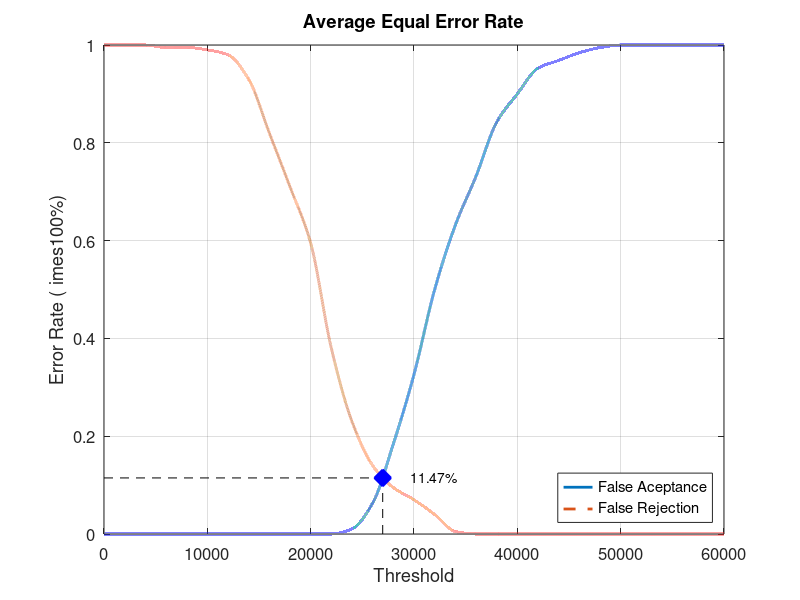
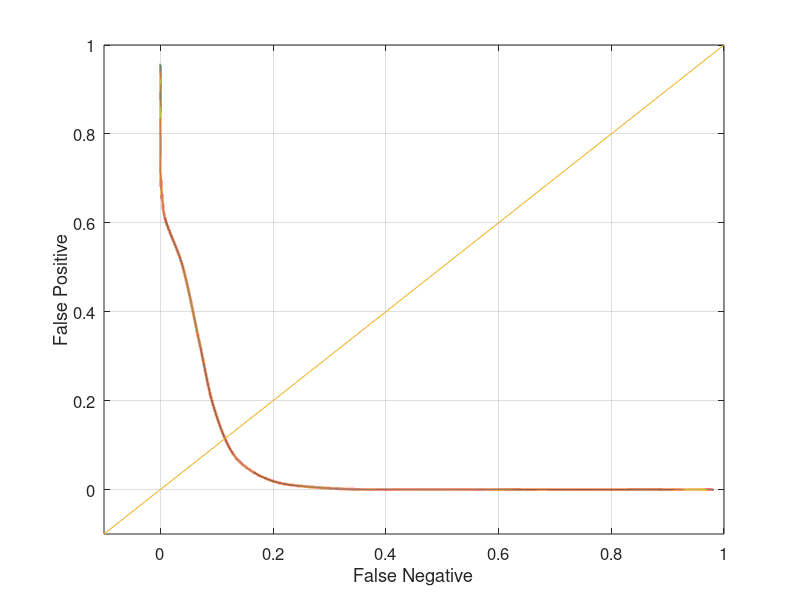

Write the MATLAB code that produced these figures, in order.
close all;
clear;
clc;
x = 0:2000:60000;
xq = 0:0.5:60000;

y0 = [0 0 0 0 0 0 0 0 0 0 0 0 0.0105263 0.0631579 0.184211 0.326316 0.5 0.631579 0.731579 0.842105 0.9 0.952632 0.968421 0.984211 0.994737 1 1 1 1 1 1]
yy0 = interp1(x, y0, xq, 'pchip');
y1 = [1 1 1 0.995 0.995 0.99 0.98 0.93 0.82 0.71 0.595 0.38 0.23 0.14 0.095 0.07 0.04 0.005 0 0 0 0 0 0 0 0 0 0 0 0 0]
yy1 = interp1(x, y1, xq, 'pchip');

% Calculating EER: 
y2 = abs(y0 - y1);
find(y2 == min(y2))
yy2 = abs(yy0 - yy1);
xEER = find(yy2 == min(yy2));
xEERIndex = xq(xEER) % X-axis EER
yEER = yy0(xEER) % Y-axis EER

main = figure
plot(xq, yy0,'-','LineWidth', 2);	hold on
plot(xq, yy1,'--','LineWidth', 2);	hold on
plot([xEERIndex xEERIndex], [0 yEER], 'k--');	hold on
plot([0 xEERIndex], [yEER yEER], 'k--');	hold on
plot(xEERIndex, yEER, 'bx', 'LineWidth', 10);	hold on
text(xEERIndex + 10 * xEERIndex / 100, yEER, [num2str(round((10000 * yEER)) / 100) '%'])
legend('False Aceptance', 'False Rejection', 'Location', 'SouthEast')
xlabel('Threshold')
ylabel('Error Rate (	imes100%)')
title('Average Equal Error Rate')
set(gca, 'FontSize', 12)
axis([0 60000 0 1])
grid on

print(main, 'Database4_1Main', '-dpng');
FNRxFPR = figure('Color', [1 1 1]);
plot(yy1, yy0, '-', yy1, yy0, 'LineWidth', 2);
hold on
y = -0.1:0.1:1
plot(y, y); 
set(gca, 'FontSize', 12)
xlabel('False Negative')
ylabel('False Positive')
axis([-0.1 1 -0.1 1])
set(gca, 'FontSize', 12)
grid on

print(FNRxFPR, 'Database4_1FNRxFPR','-dpng');
